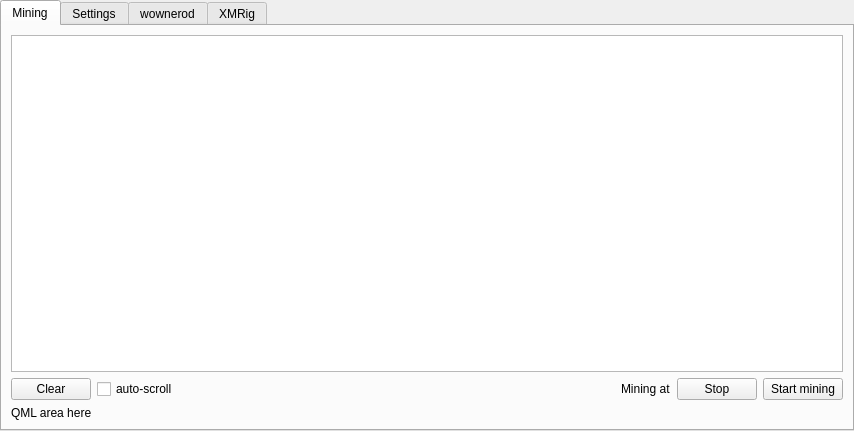
<?xml version="1.0" encoding="UTF-8"?>
<ui version="4.0">
 <class>XMRigWidget</class>
 <widget class="QWidget" name="XMRigWidget">
  <property name="geometry">
   <rect>
    <x>0</x>
    <y>0</y>
    <width>854</width>
    <height>431</height>
   </rect>
  </property>
  <property name="windowTitle">
   <string>Form</string>
  </property>
  <layout class="QGridLayout" name="gridLayout_2">
   <property name="leftMargin">
    <number>0</number>
   </property>
   <property name="topMargin">
    <number>0</number>
   </property>
   <property name="rightMargin">
    <number>0</number>
   </property>
   <property name="bottomMargin">
    <number>0</number>
   </property>
   <item row="0" column="0">
    <widget class="QTabWidget" name="tabWidget">
     <property name="currentIndex">
      <number>0</number>
     </property>
     <widget class="QWidget" name="tab">
      <attribute name="title">
       <string>Mining</string>
      </attribute>
      <layout class="QGridLayout" name="gridLayout_3">
       <item row="0" column="0">
        <widget class="QFrame" name="consoleFrame">
         <property name="frameShape">
          <enum>QFrame::NoFrame</enum>
         </property>
         <property name="frameShadow">
          <enum>QFrame::Plain</enum>
         </property>
         <property name="lineWidth">
          <number>0</number>
         </property>
         <layout class="QGridLayout" name="gridLayout_5">
          <property name="leftMargin">
           <number>0</number>
          </property>
          <property name="topMargin">
           <number>0</number>
          </property>
          <property name="rightMargin">
           <number>0</number>
          </property>
          <property name="bottomMargin">
           <number>0</number>
          </property>
          <item row="0" column="0">
           <widget class="QPlainTextEdit" name="console">
            <property name="readOnly">
             <bool>true</bool>
            </property>
           </widget>
          </item>
          <item row="1" column="0">
           <layout class="QHBoxLayout" name="horizontalLayout_2">
            <item>
             <widget class="QPushButton" name="btn_clear">
              <property name="text">
               <string>Clear</string>
              </property>
             </widget>
            </item>
            <item>
             <widget class="QCheckBox" name="check_autoscroll">
              <property name="text">
               <string>auto-scroll</string>
              </property>
             </widget>
            </item>
            <item>
             <spacer name="horizontalSpacer_2">
              <property name="orientation">
               <enum>Qt::Horizontal</enum>
              </property>
              <property name="sizeHint" stdset="0">
               <size>
                <width>40</width>
                <height>20</height>
               </size>
              </property>
             </spacer>
            </item>
            <item>
             <widget class="QLabel" name="label_status">
              <property name="text">
               <string>Mining at</string>
              </property>
             </widget>
            </item>
            <item>
             <widget class="QPushButton" name="btn_stop">
              <property name="text">
               <string>Stop</string>
              </property>
             </widget>
            </item>
            <item>
             <widget class="QPushButton" name="btn_start">
              <property name="text">
               <string>Start mining</string>
              </property>
             </widget>
            </item>
           </layout>
          </item>
         </layout>
        </widget>
       </item>
       <item row="1" column="0">
        <widget class="QFrame" name="qmlFrame">
         <property name="frameShape">
          <enum>QFrame::NoFrame</enum>
         </property>
         <property name="frameShadow">
          <enum>QFrame::Plain</enum>
         </property>
         <property name="lineWidth">
          <number>0</number>
         </property>
         <layout class="QGridLayout" name="gridLayout_7">
          <property name="leftMargin">
           <number>0</number>
          </property>
          <property name="topMargin">
           <number>0</number>
          </property>
          <property name="rightMargin">
           <number>0</number>
          </property>
          <property name="bottomMargin">
           <number>0</number>
          </property>
          <item row="0" column="0">
           <widget class="QLabel" name="qmlFrameTxt">
            <property name="text">
             <string>QML area here</string>
            </property>
           </widget>
          </item>
         </layout>
        </widget>
       </item>
      </layout>
     </widget>
     <widget class="QWidget" name="tab_3">
      <attribute name="title">
       <string>Settings</string>
      </attribute>
      <layout class="QGridLayout" name="gridLayout_6">
       <item row="2" column="0">
        <spacer name="verticalSpacer">
         <property name="orientation">
          <enum>Qt::Vertical</enum>
         </property>
         <property name="sizeHint" stdset="0">
          <size>
           <width>20</width>
           <height>386</height>
          </size>
         </property>
        </spacer>
       </item>
       <item row="0" column="0">
        <layout class="QHBoxLayout" name="horizontalLayout_3">
         <item>
          <layout class="QFormLayout" name="formLayout">
           <item row="0" column="0">
            <widget class="QLabel" name="label">
             <property name="text">
              <string>Graphics</string>
             </property>
            </widget>
           </item>
           <item row="0" column="1">
            <widget class="QComboBox" name="comboBox_gfx">
             <item>
              <property name="text">
               <string>Ultra</string>
              </property>
             </item>
             <item>
              <property name="text">
               <string>Potato</string>
              </property>
             </item>
            </widget>
           </item>
           <item row="1" column="0">
            <widget class="QLabel" name="label_8">
             <property name="text">
              <string>Executable</string>
             </property>
            </widget>
           </item>
           <item row="1" column="1">
            <layout class="QHBoxLayout" name="horizontalLayout">
             <item>
              <widget class="QLineEdit" name="lineEdit_path">
               <property name="placeholderText">
                <string>Path to wownerod...</string>
               </property>
              </widget>
             </item>
             <item>
              <widget class="QPushButton" name="btn_browse">
               <property name="text">
                <string>Browse</string>
               </property>
              </widget>
             </item>
            </layout>
           </item>
           <item row="2" column="0">
            <widget class="QLabel" name="label_threads">
             <property name="text">
              <string>CPU threads</string>
             </property>
            </widget>
           </item>
           <item row="2" column="1">
            <layout class="QHBoxLayout" name="horizontalLayout_4">
             <item>
              <widget class="QSlider" name="threadSlider">
               <property name="orientation">
                <enum>Qt::Horizontal</enum>
               </property>
              </widget>
             </item>
             <item>
              <spacer name="horizontalSpacer_3">
               <property name="orientation">
                <enum>Qt::Horizontal</enum>
               </property>
               <property name="sizeHint" stdset="0">
                <size>
                 <width>40</width>
                 <height>20</height>
                </size>
               </property>
              </spacer>
             </item>
            </layout>
           </item>
          </layout>
         </item>
         <item>
          <spacer name="horizontalSpacer">
           <property name="orientation">
            <enum>Qt::Horizontal</enum>
           </property>
           <property name="sizeHint" stdset="0">
            <size>
             <width>40</width>
             <height>20</height>
            </size>
           </property>
          </spacer>
         </item>
         <item>
          <layout class="QVBoxLayout" name="verticalLayout">
           <item>
            <widget class="QLabel" name="lbl_logo">
             <property name="text">
              <string>img</string>
             </property>
            </widget>
           </item>
           <item>
            <spacer name="verticalSpacer_2">
             <property name="orientation">
              <enum>Qt::Vertical</enum>
             </property>
             <property name="sizeHint" stdset="0">
              <size>
               <width>20</width>
               <height>40</height>
              </size>
             </property>
            </spacer>
           </item>
          </layout>
         </item>
        </layout>
       </item>
      </layout>
     </widget>
     <widget class="QWidget" name="tab_4">
      <attribute name="title">
       <string>wownerod</string>
      </attribute>
      <layout class="QGridLayout" name="gridLayout_4">
       <item row="0" column="0">
        <layout class="QHBoxLayout" name="horizontalLayout_9">
         <item>
          <widget class="QLabel" name="label_latest_version_wownerod">
           <property name="text">
            <string>Latest version:</string>
           </property>
          </widget>
         </item>
         <item>
          <widget class="QLabel" name="label_version_2">
           <property name="enabled">
            <bool>false</bool>
           </property>
           <property name="text">
            <string>(right-click to download)</string>
           </property>
           <property name="alignment">
            <set>Qt::AlignRight|Qt::AlignTrailing|Qt::AlignVCenter</set>
           </property>
          </widget>
         </item>
        </layout>
       </item>
       <item row="1" column="0">
        <widget class="QTableView" name="tableWownerod">
         <property name="contextMenuPolicy">
          <enum>Qt::CustomContextMenu</enum>
         </property>
         <property name="editTriggers">
          <set>QAbstractItemView::NoEditTriggers</set>
         </property>
         <property name="selectionMode">
          <enum>QAbstractItemView::SingleSelection</enum>
         </property>
         <property name="selectionBehavior">
          <enum>QAbstractItemView::SelectRows</enum>
         </property>
         <property name="sortingEnabled">
          <bool>false</bool>
         </property>
         <attribute name="horizontalHeaderStretchLastSection">
          <bool>false</bool>
         </attribute>
        </widget>
       </item>
      </layout>
     </widget>
     <widget class="QWidget" name="tab_2">
      <attribute name="title">
       <string>XMRig</string>
      </attribute>
      <layout class="QGridLayout" name="gridLayout">
       <item row="0" column="0">
        <layout class="QHBoxLayout" name="horizontalLayout_7">
         <item>
          <widget class="QLabel" name="label_latest_version_rig">
           <property name="text">
            <string>Latest version:</string>
           </property>
          </widget>
         </item>
         <item>
          <widget class="QLabel" name="label_version">
           <property name="enabled">
            <bool>false</bool>
           </property>
           <property name="text">
            <string>(right-click to download)</string>
           </property>
           <property name="alignment">
            <set>Qt::AlignRight|Qt::AlignTrailing|Qt::AlignVCenter</set>
           </property>
          </widget>
         </item>
        </layout>
       </item>
       <item row="1" column="0">
        <widget class="QTableView" name="tableRig">
         <property name="contextMenuPolicy">
          <enum>Qt::CustomContextMenu</enum>
         </property>
         <property name="editTriggers">
          <set>QAbstractItemView::NoEditTriggers</set>
         </property>
         <property name="selectionMode">
          <enum>QAbstractItemView::SingleSelection</enum>
         </property>
         <property name="selectionBehavior">
          <enum>QAbstractItemView::SelectRows</enum>
         </property>
         <property name="sortingEnabled">
          <bool>false</bool>
         </property>
         <attribute name="horizontalHeaderStretchLastSection">
          <bool>false</bool>
         </attribute>
        </widget>
       </item>
      </layout>
     </widget>
    </widget>
   </item>
  </layout>
 </widget>
 <resources/>
 <connections/>
 <slots>
  <slot>linkClicked()</slot>
 </slots>
</ui>
